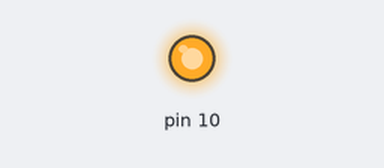
The sketch below on a simulated Arduino Uno, built with avr-gcc and run on an emulated ATmega328P. Shown: output pins drawn as LEDs (lit = HIGH).

Above: at 2.5 s.
At 5.5 s:
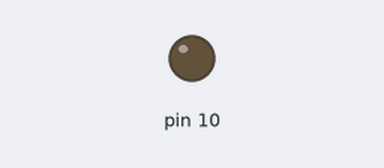
Timing chart, 0 to 7.8 s (numbered marks = the images above):
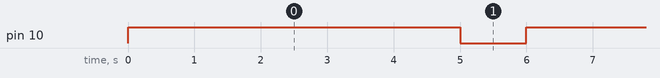

Measured:
- by itself, pin 10: alternates HIGH for 5.0 s and LOW for 1.0 s

The sketch:

smooth_hango_albar1.ino
```cpp
// C++ code
//
void setup()
{
  pinMode(10, OUTPUT);
}

void loop()
{
  digitalWrite(10, HIGH);
  delay(5000); // Wait for 1000 millisecond(s)
  digitalWrite(10, LOW);
  delay(1000); // Wait for 1000 millisecond(s)
}
```
